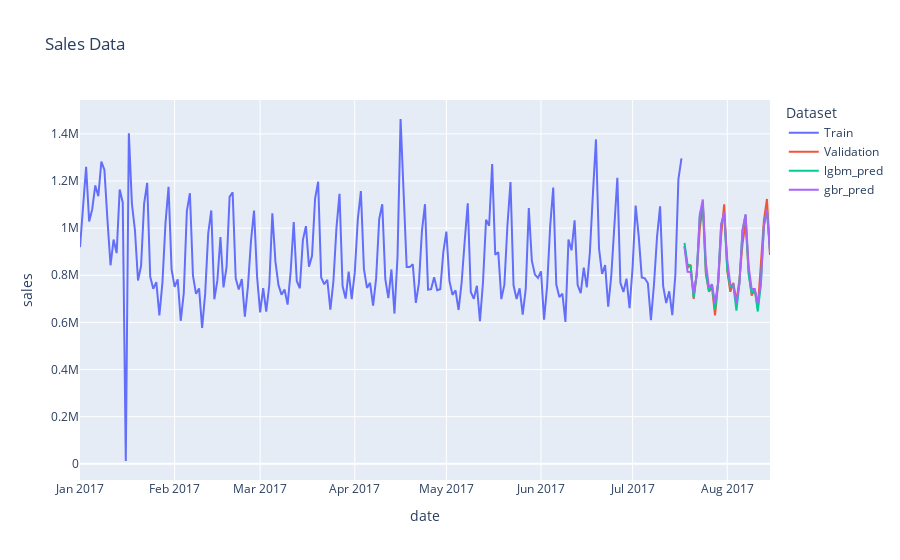

Source (notebook cell):
### Markdown cell above
Visualisation

### Code cell
#Create a line to compare validation and prediction
hist=df_training.rename(columns={'target':'sales'})
val=df_validation.rename(columns={'target':'sales'})
reg_Prediction = val.copy()
#rf_Prediction=val.copy()
gbr_Prediction=val.copy()
reg_Prediction['sales']=lgbm_pred
#rf_Prediction['sales']=rf_pred
gbr_Prediction['sales']=gbr_pred
val = val.groupby("date").sales.sum().reset_index()
hist = hist.groupby("date").sales.sum().reset_index()
hist =hist[hist['date']>='2017-01-01']
reg_Prediction = reg_Prediction.groupby("date").sales.sum().reset_index()
#rf_Prediction = rf_Prediction.groupby("date").sales.sum().reset_index()
gbr_Prediction = gbr_Prediction.groupby("date").sales.sum().reset_index()
#merged_data = pd.concat([hist, val,reg_Prediction,rf_Prediction,gbr_Prediction], axis=0,keys=['Train', 'Validation','lgbm_pred','rf_pred','gbr_pred'])
merged_data = pd.concat([hist, val,reg_Prediction,gbr_Prediction], axis=0,keys=['Train', 'Validation','lgbm_pred','gbr_pred'])
merged_data = merged_data.reset_index().rename(columns={'level_0': 'Dataset','level 1': 'id'})
merged_data.to_pickle(DATA_PATH / 'results/DT_results.pkl')
fig = px.line(merged_data, x='date', y='sales', color='Dataset', title='Sales Data')
fig.show()

### Figure 1 — Plotly figure (JSON) as saved in the notebook; plotly's stock layout.template omitted (floating-point values rounded to 4 significant figures; data arrays with more than 128 entries replaced by an {"elided": "..."} marker saying what was removed)
{"data": [{"hovertemplate": "Dataset=Train<br>date=%{x}<br>sales=%{y}<extra></extra>", "legendgroup": "Train", "line": {"color": "#636efa", "dash": "solid"}, "marker": {"symbol": "circle"}, "mode": "lines", "name": "Train", "orientation": "v", "showlegend": true, "type": "scatter", "x": {"elided": "198 str values"}, "xaxis": "x", "y": {"elided": "198 float values"}, "yaxis": "y"}, {"hovertemplate": "Dataset=Validation<br>date=%{x}<br>sales=%{y}<extra></extra>", "legendgroup": "Validation", "line": {"color": "#EF553B", "dash": "solid"}, "marker": {"symbol": "circle"}, "mode": "lines", "name": "Validation", "orientation": "v", "showlegend": true, "type": "scatter", "x": ["2017-07-18T00:00:00", "2017-07-19T00:00:00", "2017-07-20T00:00:00", "2017-07-21T00:00:00", "2017-07-22T00:00:00", "2017-07-23T00:00:00", "2017-07-24T00:00:00", "2017-07-25T00:00:00", "2017-07-26T00:00:00", "2017-07-27T00:00:00", "2017-07-28T00:00:00", "2017-07-29T00:00:00", "2017-07-30T00:00:00", "2017-07-31T00:00:00", "2017-08-01T00:00:00", "2017-08-02T00:00:00", "2017-08-03T00:00:00", "2017-08-04T00:00:00", "2017-08-05T00:00:00", "2017-08-06T00:00:00", "2017-08-07T00:00:00", "2017-08-08T00:00:00", "2017-08-09T00:00:00", "2017-08-10T00:00:00", "2017-08-11T00:00:00", "2017-08-12T00:00:00", "2017-08-13T00:00:00", "2017-08-14T00:00:00", "2017-08-15T00:00:00"], "xaxis": "x", "y": [925100.0, 832400.0, 844300.0, 700300.0, 805800.0, 998300.0, 1101000.0, 804200.0, 730500.0, 748800.0, 629700.0, 765500.0, 969100.0, 1101000.0, 818300.0, 730100.0, 768000.0, 688300.0, 782400.0, 932900.0, 1024000.0, 816600.0, 713600.0, 740700.0, 659800.0, 835100.0, 1032000.0, 1124000.0, 885900.0], "yaxis": "y"}, {"hovertemplate": "Dataset=lgbm_pred<br>date=%{x}<br>sales=%{y}<extra></extra>", "legendgroup": "lgbm_pred", "line": {"color": "#00cc96", "dash": "solid"}, "marker": {"symbol": "circle"}, "mode": "lines", "name": "lgbm_pred", "orientation": "v", "showlegend": true, "type": "scatter", "x": ["2017-07-18T00:00:00", "2017-07-19T00:00:00", "2017-07-20T00:00:00", "2017-07-21T00:00:00", "2017-07-22T00:00:00", "2017-07-23T00:00:00", "2017-07-24T00:00:00", "2017-07-25T00:00:00", "2017-07-26T00:00:00", "2017-07-27T00:00:00", "2017-07-28T00:00:00", "2017-07-29T00:00:00", "2017-07-30T00:00:00", "2017-07-31T00:00:00", "2017-08-01T00:00:00", "2017-08-02T00:00:00", "2017-08-03T00:00:00", "2017-08-04T00:00:00", "2017-08-05T00:00:00", "2017-08-06T00:00:00", "2017-08-07T00:00:00", "2017-08-08T00:00:00", "2017-08-09T00:00:00", "2017-08-10T00:00:00", "2017-08-11T00:00:00", "2017-08-12T00:00:00", "2017-08-13T00:00:00", "2017-08-14T00:00:00", "2017-08-15T00:00:00"], "xaxis": "x", "y": [937700.0, 844900.0, 840500.0, 706200.0, 805000.0, 1050000.0, 1103000.0, 812900.0, 733000.0, 762700.0, 653000.0, 765800.0, 1014000.0, 1062000.0, 824200.0, 750000.0, 758400.0, 650400.0, 769700.0, 990600.0, 1057000.0, 804200.0, 723700.0, 741100.0, 646400.0, 758600.0, 1011000.0, 1080000.0, 904600.0], "yaxis": "y"}, {"hovertemplate": "Dataset=gbr_pred<br>date=%{x}<br>sales=%{y}<extra></extra>", "legendgroup": "gbr_pred", "line": {"color": "#ab63fa", "dash": "solid"}, "marker": {"symbol": "circle"}, "mode": "lines", "name": "gbr_pred", "orientation": "v", "showlegend": true, "type": "scatter", "x": ["2017-07-18T00:00:00", "2017-07-19T00:00:00", "2017-07-20T00:00:00", "2017-07-21T00:00:00", "2017-07-22T00:00:00", "2017-07-23T00:00:00", "2017-07-24T00:00:00", "2017-07-25T00:00:00", "2017-07-26T00:00:00", "2017-07-27T00:00:00", "2017-07-28T00:00:00", "2017-07-29T00:00:00", "2017-07-30T00:00:00", "2017-07-31T00:00:00", "2017-08-01T00:00:00", "2017-08-02T00:00:00", "2017-08-03T00:00:00", "2017-08-04T00:00:00", "2017-08-05T00:00:00", "2017-08-06T00:00:00", "2017-08-07T00:00:00", "2017-08-08T00:00:00", "2017-08-09T00:00:00", "2017-08-10T00:00:00", "2017-08-11T00:00:00", "2017-08-12T00:00:00", "2017-08-13T00:00:00", "2017-08-14T00:00:00", "2017-08-15T00:00:00"], "xaxis": "x", "y": [920200.0, 814900.0, 813500.0, 726400.0, 802400.0, 1058000.0, 1121000.0, 852300.0, 749500.0, 760800.0, 682800.0, 768000.0, 1017000.0, 1066000.0, 865300.0, 760200.0, 756400.0, 682600.0, 765900.0, 992100.0, 1059000.0, 837400.0, 741700.0, 741600.0, 681600.0, 764800.0, 1006000.0, 1078000.0, 897600.0], "yaxis": "y"}], "layout": {"legend": {"title": {"text": "Dataset"}, "tracegroupgap": 0}, "title": {"text": "Sales Data"}, "xaxis": {"anchor": "y", "domain": [0, 1], "title": {"text": "date"}}, "yaxis": {"anchor": "x", "domain": [0, 1], "title": {"text": "sales"}}}}
